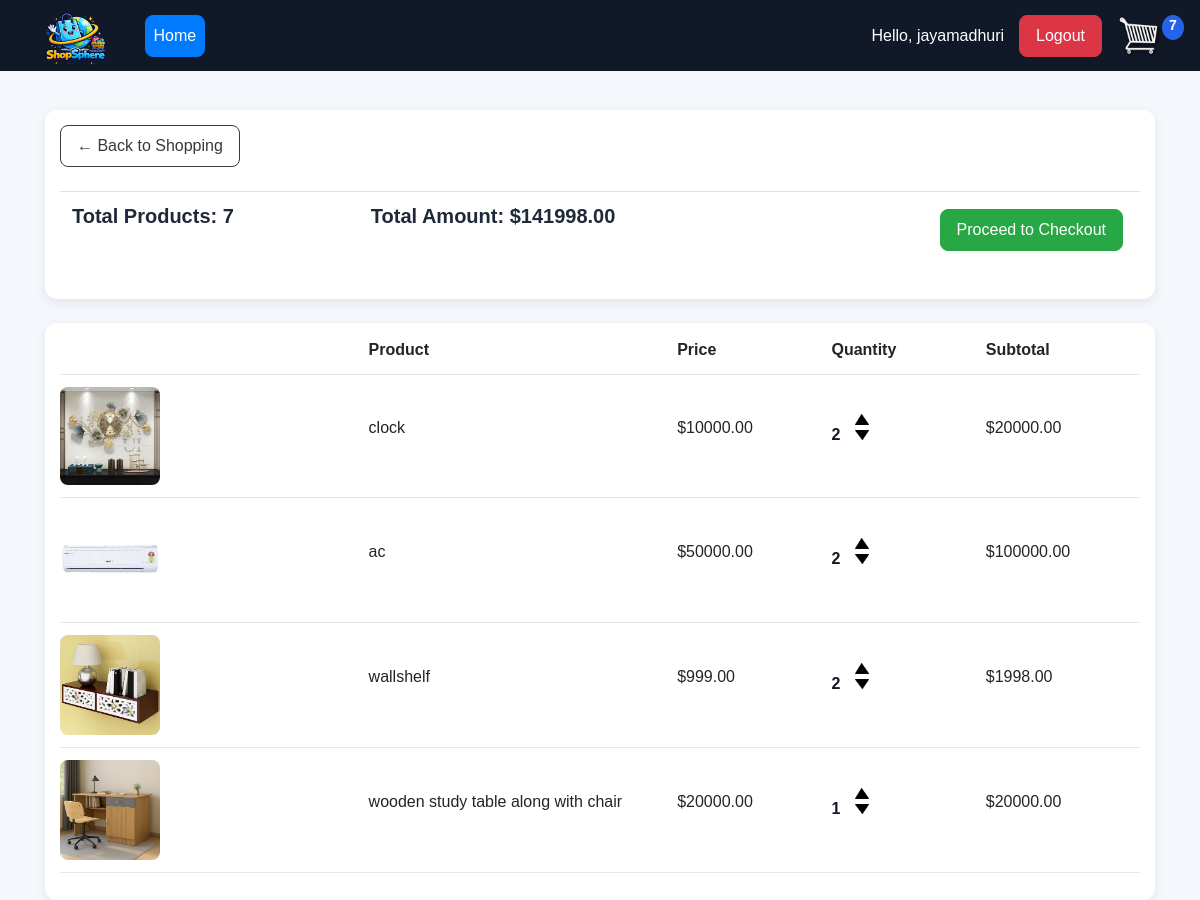
The app's page /cart/ (signed in) with its own data.
### store/models.py (models this page shows, shortened)
class Order(models.Model):
	customer = models.ForeignKey(
		Customer,
		on_delete=models.SET_NULL,
		null=True,
		blank=True
	)
	date_ordered = models.DateTimeField(
		auto_now_add=True
	)
	complete = models.BooleanField(
		default=False
	)
	transaction_id = models.CharField(
		max_length=100,
		null=True
	)
	@property
	def get_cart_total(self):
		orderitems = self.orderitem_set.all()
		total = sum([
			item.get_total for item in orderitems
		])
		return total
	@property
	def get_cart_items(self):
		orderitems = self.orderitem_set.all()
		total = sum([
			item.quantity for item in orderitems
		])
		return total

class OrderItem(models.Model):
	product = models.ForeignKey(
		Product,
		on_delete=models.SET_NULL,
		null=True
	)
	order = models.ForeignKey(
		Order,
		on_delete=models.SET_NULL,
		null=True
	)
	quantity = models.IntegerField(
		default=0,
		null=True,
		blank=True
	)
	date_added = models.DateTimeField(
		auto_now_add=True
	)
	@property
	def get_total(self):
		total = self.product.price * self.quantity
		return total

class Product(models.Model):
	name = models.CharField(
		max_length=200
	)
	price = models.FloatField()
	digital = models.BooleanField(
		default=False,
		null=True,
		blank=True
	)
	image = models.ImageField(
		null=True,
		blank=True
	)
	@property
	def imageURL(self):
		try:
			url = self.image.url
		except:
			url = ''
		return url

### store/views.py (the view)
# urls.py: path('cart/', views.cart, name="cart"),
@login_required(login_url='login')
def cart(request):
	data = cartData(request)
	cartItems = data['cartItems']
	order = data['order']
	items = data['items']
	context = {
		'items':items,
		'order':order,
		'cartItems':cartItems
	}
	return render(request, 'store/cart.html', context)

### store/utils.py (called while the page is built)
def cartData(request):
	if request.user.is_authenticated:
		customer = request.user.customer
		order, created = Order.objects.get_or_create(
			customer=customer,
			complete=False
		)
		items = order.orderitem_set.all()
		cartItems = order.get_cart_items
	else:
		cookieData = cookieCart(request)
		cartItems = cookieData['cartItems']
		order = cookieData['order']
		items = cookieData['items']
	return {
		'cartItems':cartItems,
		'order':order,
		'items':items
	}

### store/templates/store/cart.html (shortened to what this page needs)
{% extends 'store/main.html' %}
{% load static %}
{% block content %}
<div class="row">
	<div class="col-lg-12">
		<div class="box-element">
			<a class="btn btn-outline-dark" href="{% url 'store' %}">
				&#x2190; Back to Shopping
			</a>
			<br><br>
			<table class="table">
				<tr>
					<th>
						<h5>Total Products:
							<strong>{{order.get_cart_items}}</strong>
						</h5>
					</th>
					<th>
						<h5>Total Amount:
							<strong>${{order.get_cart_total|floatformat:2}}</strong>
						</h5>
					</th>
					<th>
						<a style="float:right; margin:5px;"
						   class="btn btn-success"
						   href="{% url 'checkout' %}">
							Proceed to Checkout
						</a>
					</th>
				</tr>
			</table>
		</div>
		<br>
		<div class="box-element">
			<div class="cart-row">
				<div style="flex:2">
					<strong>Product</strong>
				</div>
				<div style="flex:1">
					<strong>Price</strong>
				</div>
				<div style="flex:1">
					<strong>Quantity</strong>
				</div>
				<div style="flex:1">
					<strong>Subtotal</strong>
				</div>
			</div>
			{% for item in items %}
			<div class="cart-row">
				<div style="flex:2">
					<img class="row-image" src="{{item.product.imageURL}}">
				</div>
				<div style="flex:2">
					<p>{{item.product.name}}</p>
				</div>
				<div style="flex:1">
					<p>${{item.product.price|floatformat:2}}</p>
				</div>
				<div style="flex:1">
					<p class="quantity">{{item.quantity}}</p>
					<div class="quantity">
						<img
						data-product="{{item.product.id}}"
						data-action="add"
						class="chg-quantity update-cart"
						src="{% static 'images/arrow-up.png' %}">
						<img
						data-product="{{item.product.id}}"
						data-action="remove"
						class="chg-quantity update-cart"
						src="{% static 'images/arrow-down.png' %}">
					</div>
				</div>
				<div style="flex:1">
					<p>${{item.get_total|floatformat:2}}</p>
				</div>
			</div>
			{% endfor %}
		</div>
	</div>
</div>
{% endblock content %}

### store/templates/store/main.html (shortened to what this page needs)
<!DOCTYPE html>
{% load static %}
<html>
<head>
	<link rel="stylesheet"
	href="https://stackpath.bootstrapcdn.com/bootstrap/4.4.1/css/bootstrap.min.css"
>
	<link rel="stylesheet"
	type="text/css"
	href="{% static 'css/main.css' %}">
</head>
<body>
	<nav class="navbar navbar-expand-lg navbar-dark bg-dark">
	  <a class="navbar-brand" href="{% url 'home' %}">
	  	<img class="nav-logo"
	  	src="{% static 'images/logo.png' %}">
	  </a>
	  <div class="collapse navbar-collapse"
	  id="navbarSupportedContent">
	    <ul class="navbar-nav mr-auto">
	      <li class="nav-item active">
	        <a class="nav-link btn btn-primary"
	        href="{% url 'home' %}">
	        Home
	    	</a>
	      </li>
	    </ul>
	    <div class="form-inline my-2 my-lg-0">
    {% if request.user.is_authenticated %}
        <span style="color:white; margin-right:15px;">
            Hello, {{request.user}}
        </span>
        <a href="{% url 'logout' %}"
        class="btn btn-danger">
        Logout
        </a>
    {% else %}
        <a href="{% url 'login' %}"
        class="btn btn-success">
        Login
        </a>
    {% endif %}
    <a href="{% url 'cart' %}">
        <img id="cart-icon"
        src="{% static 'images/cart.png' %}">
    </a>
    <p id="cart-total">{{cartItems}}</p>
</div>
	  </div>
	</nav>
    <div class="container">
        <br>
        {% block content %}
        {% endblock content %}
    </div>
</body>
</html>

### static/css/main.css (style rules this page uses)
body { background-color: #f4f7fb; font-family: Arial, Helvetica, sans-serif; }
h1,h2,h3,h4,h5,h6 { color:#1f2937; font-weight: 600; }
.box-element { box-shadow: 0 4px 12px rgba(0,0,0,0.08); background-color: #ffffff; border-radius: 12px; padding: 15px; transition: 0.3s ease; }
.nav-logo { height:75px; margin-top: -10px; margin-bottom: -20px; }
.bg-dark { background-color: #111827!important; }
#cart-icon { width:45px; display: inline-block; margin-left: 15px; }
#cart-total { display: block; text-align: center; color:white; font-weight: bold; background-color: #2563eb; width: 22px; height: 25px; border-radius: 50%; font-size: 14px; }
.col-lg-4, .col-lg-6, .col-lg-8, .col-lg-12 { margin-top: 15px; }
.btn { border-radius: 8px; padding: 8px 16px; font-weight: 500; transition: 0.3s ease; }
.row-image { width: 100px; border-radius: 8px; }
.cart-row { display: flex; align-items: center; padding-bottom: 12px; margin-bottom: 12px; border-bottom: 1px solid #e5e7eb; }
.quantity { display: inline-block; font-weight: 700; padding-right:10px; color: #111827; }
.chg-quantity { width: 14px; cursor: pointer; display: block; margin-top: 5px; transition:.2s; }

### records on screen
Order: get_cart_items "7", get_cart_total "141998.00"
OrderItem: product.imageURL (picture), product.name "clock", product.price "10000.00", quantity "2", get_total "20000.00"
OrderItem: product.imageURL (picture), product.name "ac", product.price "50000.00", quantity "2", get_total "100000.00"
OrderItem: product.imageURL (picture), product.name "wallshelf", product.price "999.00", quantity "2", get_total "1998.00"
OrderItem: product.imageURL (picture), product.name "wooden study table along with chair", product.price "20000.00", quantity "1", get_total "20000.00"

### other values on screen
{{ request.user }} "jayamadhuri"
{{ cartItems }} "7"
